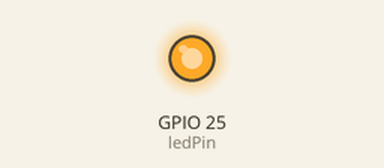
Recording of a sketch running on a simulated ESP32. Shown: output pins drawn as LEDs (lit = HIGH).

Above: at 0.07 s.
At 19.25 s:
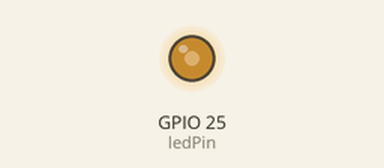
At 28.72 s:
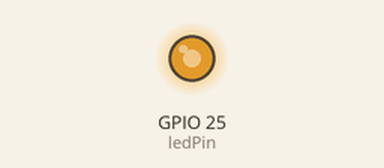
At 38.33 s:
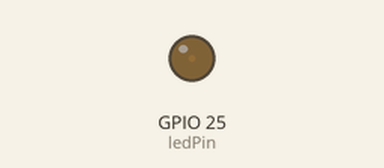
Timing chart, 0 to 40.0 s (numbered marks = the images above):
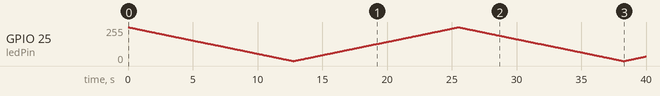

The sketch:

LED.ino
```cpp
// the number of the LED pin
const int ledPin = 25
;  // 16 corresponds to GPIO16

// setting PWM properties
const int freq = 5000;
const int ledChannel = 0;
const int resolution = 8;

void setup(){
  // configure LED PWM functionalitites
  ledcSetup(ledChannel, freq, resolution);

  // attach the channel to the GPIO to be controlled
  ledcAttachPin(ledPin, ledChannel);
}

void loop(){
    for(int dutyCycle = 255; dutyCycle >0; dutyCycle--){
      ledcWrite(ledChannel, dutyCycle);
      delay(50);
    }
    for(int dutyCycle = 0; dutyCycle <255; dutyCycle++){
      ledcWrite(ledChannel, dutyCycle);
      delay(50);
    }

}
```
